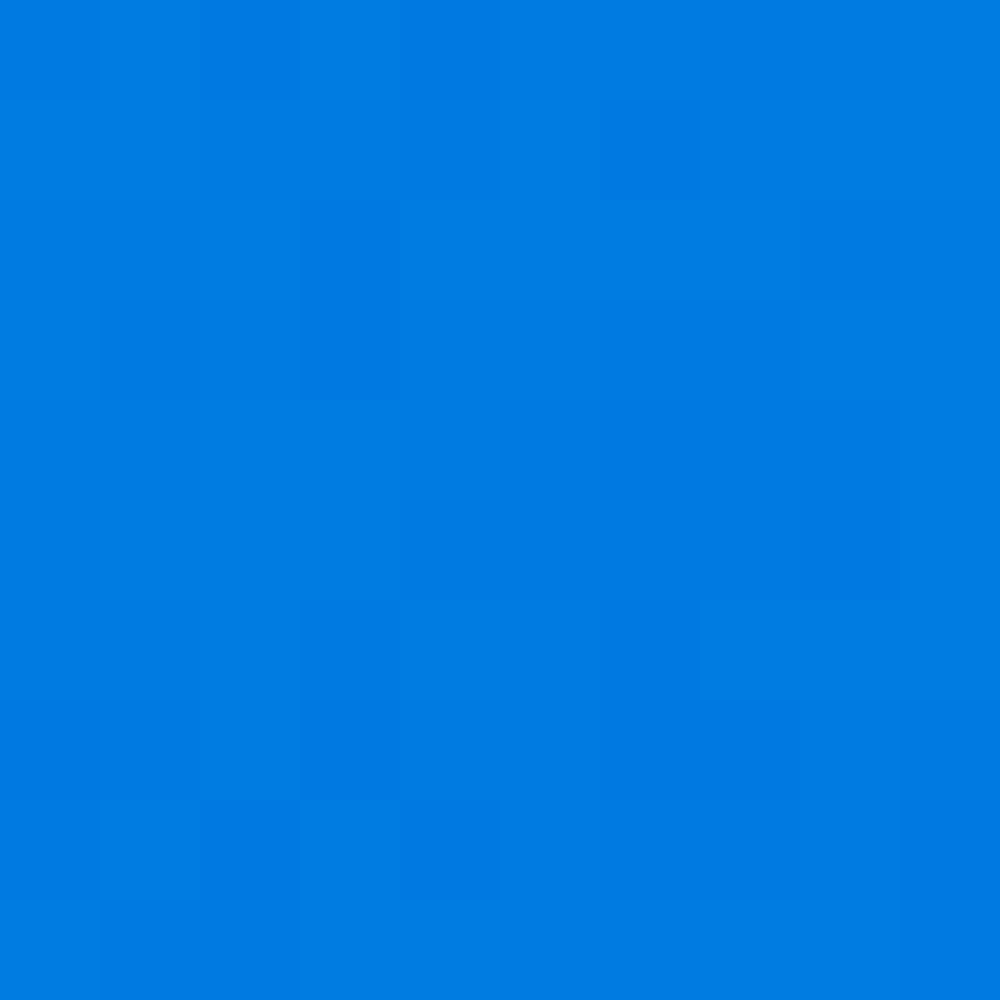
Frame 1 (no input)
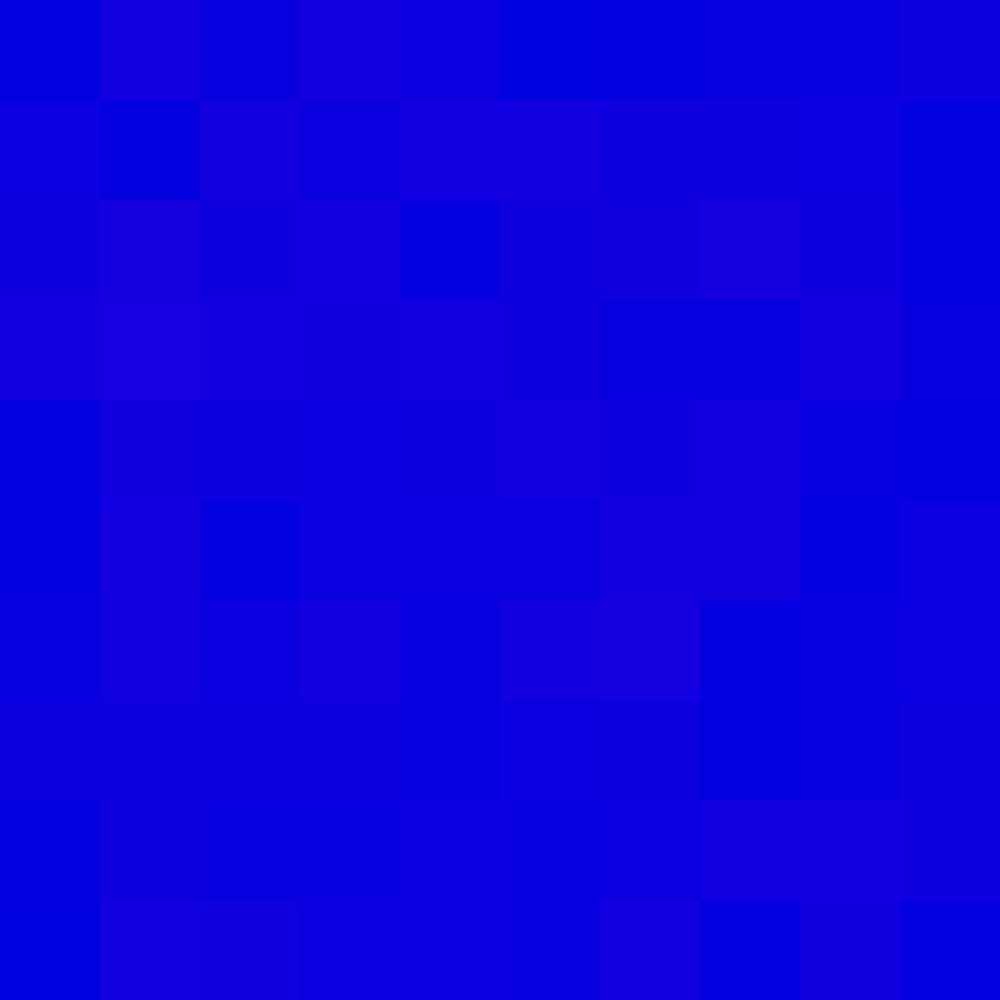
Frame 60 (the mouse pressed at the canvas centre just before this capture)
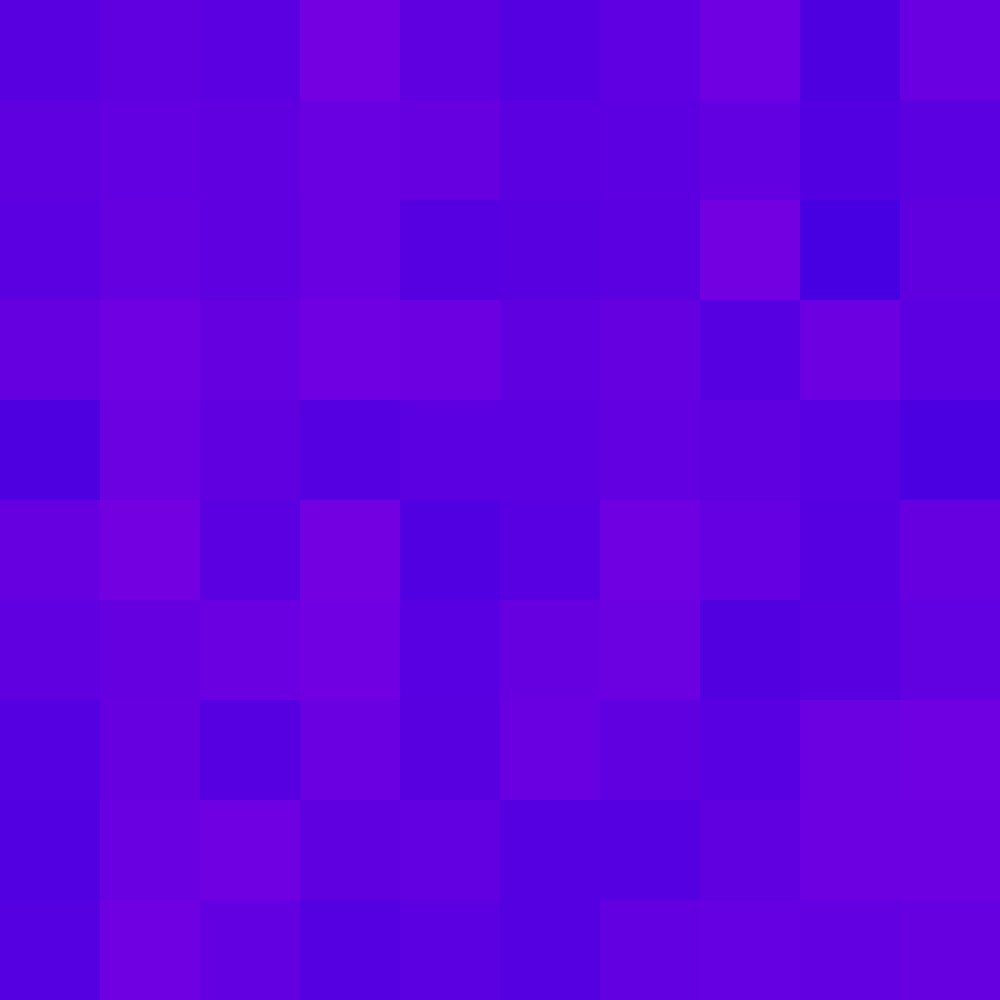
Frame 120 (the mouse held since frame 60 and released just before this capture)

The Processing sketch that drew these frames (run headless with seeded random() and noise(); from frame 60 on, the mouse is pressed at the canvas centre):

// Processing sketch: mouse_example
// ── mouse_example.pde
sq[] square = new sq[100];

void setup()
{
  size(1000,1000);
  
  int counter = 0;
  for(int y = 0; y < 1000; y = y + 100)
  {
    for(int x = 0; x < 1000; x = x + 100)
    {
      square[counter] = new sq(x,y);
      counter = counter + 1; 
    }
  }  
 
}

void draw()
{
  for(int i=0; i<100; i=i+1)
  {
    square[i].change();
    square[i].show();
  }
}

void mousePressed()
{
  for(int i=0; i<100; i=i+1)
  {
    square[i].clicked(mouseX,mouseY);
  }
}

// ── sq.pde
class sq
{
  float px = 0; //vertical position
  float py = 0; //horizontal position
  float w = 100; //width
  float h = 100; //height
  color c = color(0,125,225); //fill color
  
  sq(float xpos, float ypos)
  {
    this.px = xpos;
    this.py = ypos;
  }
  
  void show()
  {
    noStroke();
    fill(this.c);
    rect(this.px,this.py,this.w,this.h);
  }
  
  void change()
  {
    colorMode(HSB,360,100,100);
    float hue = hue(this.c)+random(1);
    float sat = saturation(this.c);
    float val = brightness(this.c);
    
    this.c = color(hue,sat,val);
  }
  
  void clicked(int mx, int my)
  {
    if(mx > this.px && mx < this.px+this.w && my > this.py && my < this.py+this.h)
    {
      colorMode(RGB);
      this.c = color(0,125,225);
    }
  }
}
